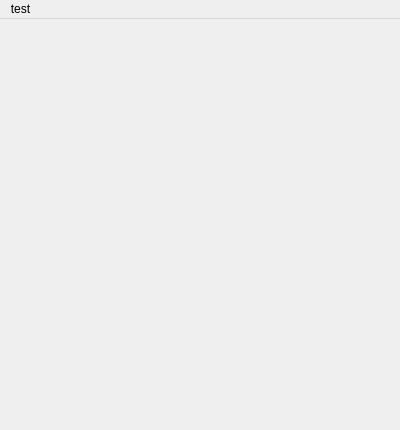
<?xml version="1.0" encoding="UTF-8"?>
<ui version="4.0">
 <class>SoloWindowClass</class>
 <widget class="QMainWindow" name="SoloWindowClass">
  <property name="geometry">
   <rect>
    <x>0</x>
    <y>0</y>
    <width>400</width>
    <height>430</height>
   </rect>
  </property>
  <property name="windowTitle">
   <string>SoloWindow</string>
  </property>
  <widget class="QMenuBar" name="menuBar">
   <property name="geometry">
    <rect>
     <x>0</x>
     <y>0</y>
     <width>400</width>
     <height>26</height>
    </rect>
   </property>
   <widget class="QMenu" name="menuTest">
    <property name="title">
     <string>test</string>
    </property>
   </widget>
   <addaction name="menuTest"/>
  </widget>
 </widget>
 <layoutdefault spacing="6" margin="11"/>
 <resources/>
 <connections/>
</ui>
